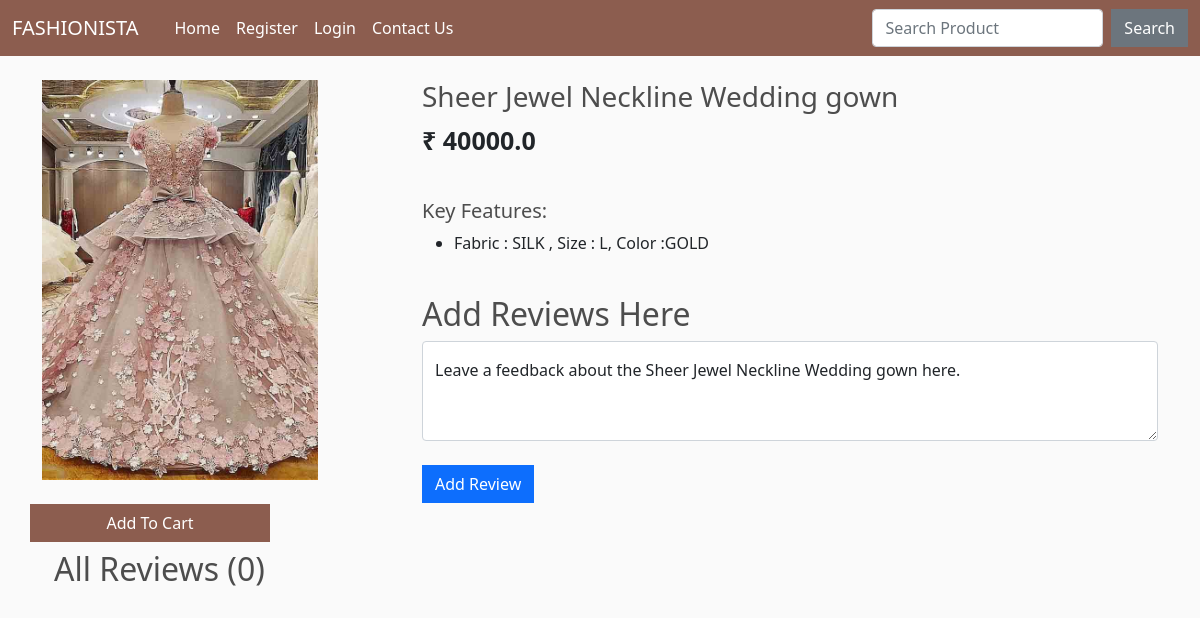
The app's page /product_view/10/ with its own data.
### shop/models.py (models this page shows, shortened)
class Product(models.Model):
    name = models.CharField(max_length=100)
    price = models.FloatField()
    image = models.ImageField(upload_to="", default="")

class Feature(models.Model):
    product = models.ForeignKey(Product, on_delete=models.CASCADE)
    feature = models.CharField(max_length=1000, null=True, blank=True)

### shop/views.py (the view)
# urls.py: path("product_view/<int:myid>/", views.product_view, name="product_view"),
def product_view(request, myid):
    product = Product.objects.filter(id=myid).first()
    feature = Feature.objects.filter(product=product)
    reviews = Review.objects.filter(product=product)
    data = cartData(request)
    items = data['items']
    order = data['order']
    cartItems = data['cartItems']
    if request.method=="POST":
        content = request.POST.get('content')
        review = Review(customer=customer, content=content, product=product)
        review.save()
        return redirect(f"/product_view/{product.id}")
    return render(request, "product_view.html", {'product':product, 'cartItems':cartItems, 'feature':feature, 'reviews':reviews})

### shop/inherit.py (called while the page is built)
def cartData(request):
    if request.user.is_authenticated:
        customer = request.user.customer
        order, created = Order.objects.get_or_create(customer=customer, complete=False)
        items = order.orderitem_set.all()
        cartItems = order.get_cart_items
    else:
        items = []
        order = {'get_cart_total':0, 'get_cart_items':0}
        cartItems = order['get_cart_items']
    return {'cartItems':cartItems, 'items':items, 'order':order}

### shop/templates/product_view.html (shortened to what this page needs)
{% extends 'base.html' %}
{% load static %}
{% block body %}
{% load humanize %}
<div class="container mt-4">
    <div class="row">
    <div class="col-md-4">
    <div class="row">
<img src="/media/{{product.image}}" alt="" style="width: 300px; height: 400px;">
    </div>
    <br>
    <div class="row">
        <button data-product="{{product.id}}" data-action="add" class="btn add-btn update-cart"
        style="background-color: #8c5d4f; color: white; width: 15rem;">Add To Cart</button>    </div>
</div>
<div class="col-md-8">
    <h3>{{product.name}}</h3>
    <p style="font-size: 25px;"><b>₹ {{product.price}}</b></p>
    <br>
    <h5>Key Features:</h5>
    <ul>
        {% for i in feature %}
        <li>{{i.feature}}</li>
        {% endfor %}
    </ul>
    <br>
      <h2>Add Reviews Here</h2>
      <form method="POST" action="/product_view/{{product.id}}/"> {% csrf_token %}
            <div class="form-floating">
                  <textarea class="form-control" placeholder="Leave a comment here" id="floatingTextarea2"
                        style="height: 100px" id="content" name="content"></textarea>
                  <label for="floatingTextarea2">Leave a feedback about the {{product.name}} here.</label>
                  <br>
                  <button type="submit" class="btn btn-primary">Add Review</button>
            </div>
      </form>
</div>
</div>
<div class="container mt-2">
          <h2>All Reviews ({{reviews.count}})</h2>
    </div>
</div>
{% endblock %}

### shop/templates/base.html (style rules this page uses)
body { background-color: hsl(0, 0%, 98%); }
h1, h2, h3, h4, h5, h6 { color: hsl(0, 0%, 30%); }
.btn { border-radius: 0; }

### records on screen
Product: image (picture), name "Sheer Jewel Neckline Wedding gown", price "40000.0"
Feature: feature "Fabric : SILK , Size : L, Color :GOLD"

### other values on screen
{{ reviews.count }} "0"
